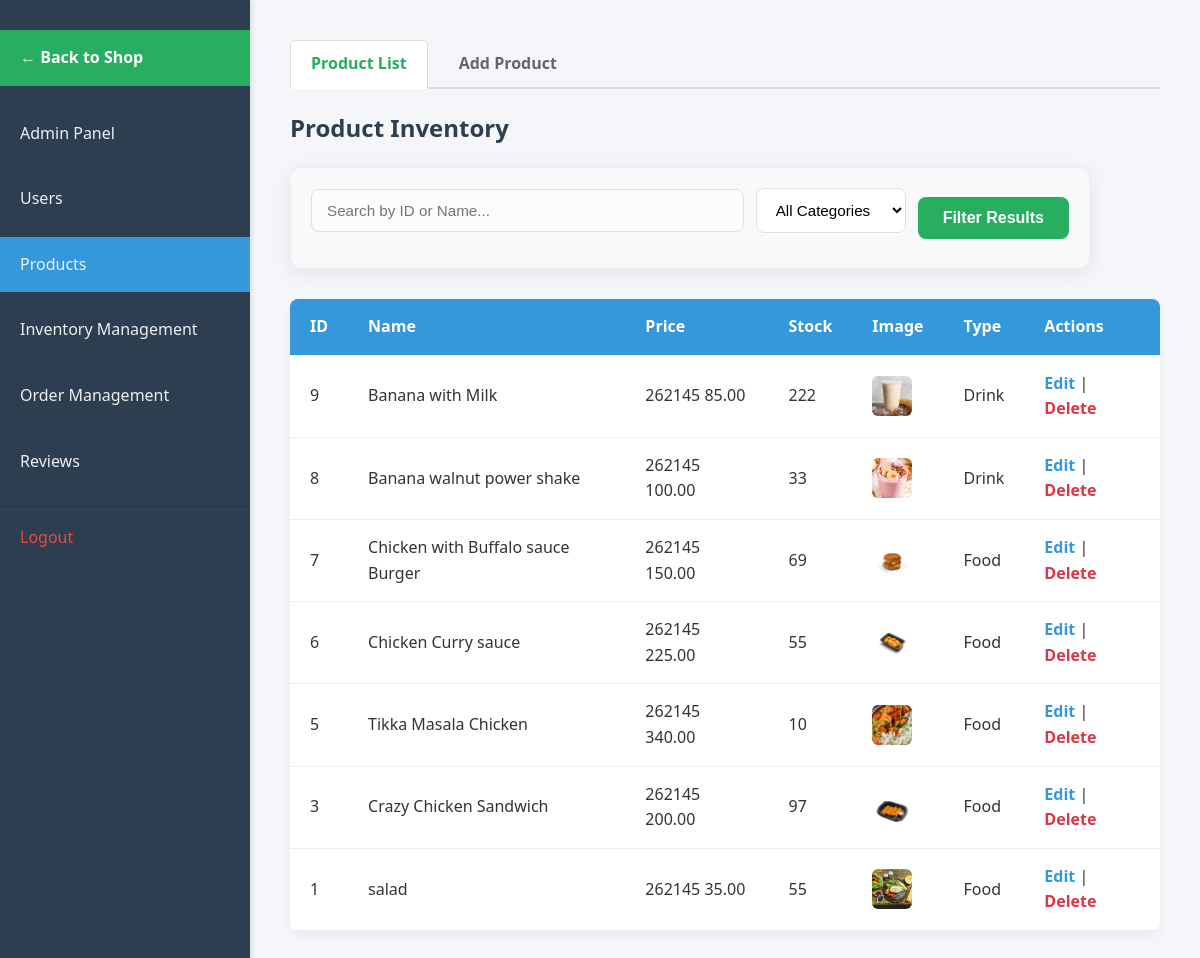
/admin/products.php (signed in), run on the app's committed database.
### tables this page shows
CREATE TABLE `products` (
  `id` int(11) NOT NULL,
  `name` varchar(150) NOT NULL,
  `description` text DEFAULT NULL,
  `price` decimal(10,2) NOT NULL,
  `stock` int(11) NOT NULL DEFAULT 0,
  `image_path` varchar(255) DEFAULT NULL,
  `type` enum('food','drink') NOT NULL,
  `status` enum('active','archived') NOT NULL DEFAULT 'active',
  `created_at` datetime DEFAULT current_timestamp(),
  `updated_at` datetime DEFAULT current_timestamp()
);

### config.php (called while the page is built, shortened)
<?php
function getImageUrl($url)
{
    return $url;
}
?>

### admin/products.php (the view, shortened to what this page needs)
<?php
require_once __DIR__ . '/../init.php';
$edit_id = isset($_GET['edit']) ? intval($_GET['edit']) : null;
$search = isset($_GET['search']) ? trim($_GET['search']) : '';
$query = "SELECT id, name, price, image_path, description, type, stock FROM `products` WHERE 1=1";
$query .= " ORDER BY id DESC";
$stmt = $conn->prepare($query);
$stmt->execute();
$run_select = $stmt->get_result();
$view = isset($_GET['form']) || isset($_GET['edit']) ? 'form' : 'list';
?>
<!DOCTYPE html>
<html lang="en">
<head>
    <link rel="stylesheet" href="assets/css/products.css">
</head>
<body>
    <nav>
        <ul>
            <li><a href="../shop.php"
                    style="background-color: #27ae60; color: white; margin-bottom: 20px; font-weight: bold;">← Back to
                    Shop</a></li>
            <li><a href="AdminPanel.php">Admin Panel</a></li>
            <li><a href="useradmin.php">Users</a></li>
            <li><a href="products.php" class="active">Products</a></li>
            <li><a href="Inventory.php">Inventory Management</a></li>
            <li><a href="order_management.php">Order Management</a></li>
            <li><a href="reviews_management.php">Reviews</a></li>
            <li><a href="/app/logout.php">Logout</a></li>
        </ul>
    </nav>
    <main>
        <div class="tabs">
            <a href="products.php" class="tab <?php echo $view === 'list' ? 'active' : ''; ?>">Product List</a>
            <a href="products.php?form" class="tab <?php echo $view === 'form' && !$edit_id ? 'active' : ''; ?>">Add
                Product</a>
        </div>
        <?php if ($view === 'list'): ?>
            <div class="filter-header" style="margin-bottom: 30px;">
                <h2 style="margin-bottom: 15px;">Product Inventory</h2>
                <form action="products.php" method="GET" class="filter-form"
                    style="display: flex; gap: 12px; background: #f8f9fa; padding: 20px; border-radius: 12px; border: 1px solid #eef0f2; align-items: center; flex-wrap: wrap;">
                    <div style="flex: 1; min-width: 200px;">
                        <input type="text" name="search" placeholder="Search by ID or Name..."
                            value="<?php echo htmlspecialchars($search); ?>"
                            style="width: 100%; padding: 12px 15px; border: 1.5px solid #dee2e6; border-radius: 8px; font-size: 0.95rem; outline: none; transition: border-color 0.2s;">
                    </div>
                    <div style="min-width: 150px;">
                        <select name="type_filter"
                            style="width: 100%; padding: 12px 15px; border: 1.5px solid #dee2e6; border-radius: 8px; font-size: 0.95rem; background: white; cursor: pointer; outline: none;">
                            <option value="">All Categories</option>
                        </select>
                    </div>
                    <button type="submit"
                        style="padding: 12px 25px; background: #27ae60; color: white; border: none; border-radius: 8px; font-weight: 600; cursor: pointer; transition: background 0.2s; min-width: 100px;">Filter
                        Results</button>
                </form>
            </div>
            <table class="table">
                <thead>
                    <tr>
                        <th>ID</th>
                        <th>Name</th>
                        <th>Price</th>
                        <th>Stock</th>
                        <th>Image</th>
                        <th>Type</th>
                        <th>Actions</th>
                    </tr>
                </thead>
                <tbody>
                    <?php while ($value = $run_select->fetch_assoc()) { ?>
                        <tr>
                            <td>
                                <?php echo $value['id']; ?>
                            </td>
                            <td>
                                <?php echo htmlspecialchars($value['name']); ?>
                            </td>
                            <td>
                                <?php echo CURRENCY_SYMBOL; ?>
                                <?php echo number_format($value['price'], 2); ?>
                            </td>
                            <td>
                                <?php echo $value['stock']; ?>
                            </td>
                            <td><img style="width:40px; height:40px; object-fit: cover;"
                                    src="<?php $imgUrl = getImageUrl($value['image_path']);
                                    echo (str_starts_with($imgUrl, 'http') ? $imgUrl : '../' . ($imgUrl ?: 'assets/images/placeholder-300x300.png')); ?>" alt="Product">
                            </td>
                            <td>
                                <?php echo ucfirst($value['type']); ?>
                            </td>
                            <td>
                                <a href="products.php?edit=<?php echo $value['id']; ?>" class="edit-link">Edit</a> |
                                <a href="?delete=<?php echo $value['id']; ?>" style="color: #dc3545;"
                                    onclick="return confirm('Delete this product?');">Delete</a>
                            </td>
                        </tr>
                    <?php } ?>
                </tbody>
            </table>
        <?php endif; ?>
    </main>
</body>
</html>

### admin/assets/css/products.css (style rules this page uses)
* { margin: 0; padding: 0; box-sizing: border-box; }
body { font-family: 'Segoe UI', Tahoma, Geneva, Verdana, sans-serif; background-color: #f4f6f9; color: #333; line-height: 1.6; }
nav { width: 250px; background-color: #2c3e50; color: #fff; padding: 20px 0; position: fixed; height: 100%; box-shadow: 2px 0 5px rgba(0, 0, 0, 0.1); }
nav ul { list-style: none; }
nav ul li { margin: 10px 0; }
nav ul li a { display: block; padding: 15px 20px; color: #ecf0f1; text-decoration: none; font-size: 16px; transition: background-color 0.3s, padding-left 0.3s; }
nav ul li a.active { background-color: #3498db; }
nav ul li:last-child a { margin-top: 20px; border-top: 1px solid #34495e; padding-top: 15px; color: #e74c3c; }
main { margin-left: 250px; padding: 40px; width: calc(100% - 250px); }
main h2 { font-size: 24px; margin-bottom: 20px; color: #2c3e50; }
.tabs { margin-bottom: 20px; border-bottom: 2px solid #ddd; display: flex; gap: 10px; }
.tab { padding: 10px 20px; text-decoration: none; color: #666; font-weight: bold; border: 1px solid transparent; border-bottom: none; border-radius: 5px 5px 0 0; margin-bottom: -2px; }
.tab.active { background: white; border-color: #ddd; color: #27ae60; border-bottom: 2px solid white; }
.table { width: 100%; border-collapse: collapse; background-color: #fff; box-shadow: 0 4px 10px rgba(0,0,0,0.05); border-radius: 8px; overflow: hidden; }
.table thead { background-color: #3498db; color: #fff; }
.table th, .table td { padding: 15px 20px; text-align: left; border-bottom: 1px solid #eee; }
.table img { border-radius: 6px; object-fit: cover; display: block; }
.table a { text-decoration: none; color: #3498db; font-weight: 600; transition: color 0.3s; }
form { background-color: #fff; padding: 25px; max-width: 800px; margin: 20px 0; border-radius: 12px; box-shadow: 0 4px 20px rgba(0,0,0,0.08); }
form input[type="text"], form input[type="number"], form input[type="file"], form select, form textarea { width: 100%; padding: 10px 12px; margin-bottom: 15px; border: 1px solid #ddd; border-radius: 6px; background-color: #fcfcfc; font-size: 14px; transition: border-color 0.3s; }
form button { padding: 12px 25px; font-size: 16px; background-color: #3498db; color: #fff; border: none; border-radius: 4px; cursor: pointer; transition: background-color 0.3s; }

### data on the page
products: id "9", name "Banana with Milk", price "85.00", stock "222", image_path (picture), type "Drink"
products: id "8", name "Banana walnut power shake", price "100.00", stock "33", image_path (picture), type "Drink"
products: id "7", name "Chicken with Buffalo sauce Burger", price "150.00", stock "69", image_path (picture), type "Food"
products: id "6", name "Chicken Curry sauce", price "225.00", stock "55", image_path (picture), type "Food"
products: id "5", name "Tikka Masala Chicken", price "340.00", stock "10", image_path (picture), type "Food"
products: id "3", name "Crazy Chicken Sandwich", price "200.00", stock "97", image_path (picture), type "Food"
products: id "1", name "salad", price "35.00", stock "55", image_path (picture), type "Food"
